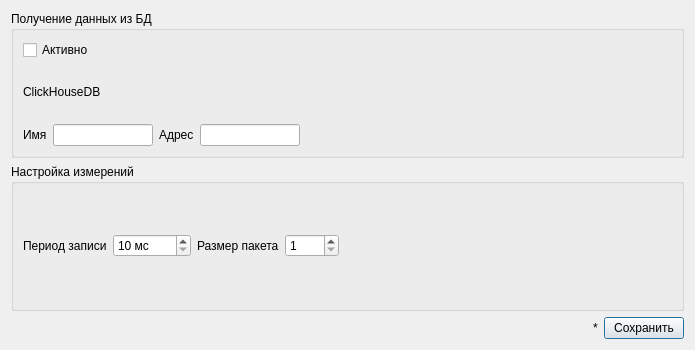
<?xml version="1.0" encoding="UTF-8"?>
<ui version="4.0">
 <class>SettingsDialog</class>
 <widget class="QDialog" name="SettingsDialog">
  <property name="geometry">
   <rect>
    <x>0</x>
    <y>0</y>
    <width>695</width>
    <height>350</height>
   </rect>
  </property>
  <property name="minimumSize">
   <size>
    <width>550</width>
    <height>350</height>
   </size>
  </property>
  <property name="maximumSize">
   <size>
    <width>700</width>
    <height>16777215</height>
   </size>
  </property>
  <property name="windowTitle">
   <string>Настройки</string>
  </property>
  <layout class="QVBoxLayout" name="verticalLayout_3">
   <item>
    <widget class="QGroupBox" name="grbSaveData">
     <property name="title">
      <string>Получение данных из БД</string>
     </property>
     <layout class="QVBoxLayout" name="verticalLayout_2">
      <item>
       <widget class="QCheckBox" name="rbtnChEna">
        <property name="enabled">
         <bool>true</bool>
        </property>
        <property name="toolTip">
         <string>Активно</string>
        </property>
        <property name="layoutDirection">
         <enum>Qt::LeftToRight</enum>
        </property>
        <property name="text">
         <string>Активно</string>
        </property>
       </widget>
      </item>
      <item>
       <widget class="QLabel" name="label_9">
        <property name="text">
         <string>ClickHouseDB</string>
        </property>
       </widget>
      </item>
      <item>
       <layout class="QHBoxLayout" name="horizontalLayout_9">
        <property name="topMargin">
         <number>0</number>
        </property>
        <item>
         <widget class="QLabel" name="label_10">
          <property name="text">
           <string>Имя</string>
          </property>
         </widget>
        </item>
        <item>
         <widget class="QLineEdit" name="txtChName">
          <property name="maximumSize">
           <size>
            <width>100</width>
            <height>16777215</height>
           </size>
          </property>
         </widget>
        </item>
        <item>
         <widget class="QLabel" name="label_11">
          <property name="text">
           <string>Адрес</string>
          </property>
         </widget>
        </item>
        <item>
         <widget class="QLineEdit" name="txtChAddr">
          <property name="minimumSize">
           <size>
            <width>0</width>
            <height>0</height>
           </size>
          </property>
          <property name="maximumSize">
           <size>
            <width>100</width>
            <height>16777215</height>
           </size>
          </property>
         </widget>
        </item>
        <item>
         <spacer name="horizontalSpacer_10">
          <property name="orientation">
           <enum>Qt::Horizontal</enum>
          </property>
          <property name="sizeHint" stdset="0">
           <size>
            <width>40</width>
            <height>20</height>
           </size>
          </property>
         </spacer>
        </item>
       </layout>
      </item>
     </layout>
    </widget>
   </item>
   <item>
    <widget class="QGroupBox" name="groupBox_2">
     <property name="sizePolicy">
      <sizepolicy hsizetype="Preferred" vsizetype="Preferred">
       <horstretch>0</horstretch>
       <verstretch>0</verstretch>
      </sizepolicy>
     </property>
     <property name="minimumSize">
      <size>
       <width>0</width>
       <height>50</height>
      </size>
     </property>
     <property name="title">
      <string>Настройка измерений</string>
     </property>
     <layout class="QVBoxLayout" name="verticalLayout_4">
      <item>
       <layout class="QHBoxLayout" name="horizontalLayout_4">
        <item>
         <widget class="QLabel" name="label_4">
          <property name="text">
           <string>Период записи</string>
          </property>
         </widget>
        </item>
        <item>
         <widget class="QSpinBox" name="spinCycleRecMs">
          <property name="suffix">
           <string> мс</string>
          </property>
          <property name="minimum">
           <number>10</number>
          </property>
          <property name="maximum">
           <number>60000</number>
          </property>
          <property name="Value" stdset="0">
           <number>100</number>
          </property>
         </widget>
        </item>
        <item>
         <widget class="QLabel" name="label_7">
          <property name="text">
           <string>Размер пакета</string>
          </property>
         </widget>
        </item>
        <item>
         <widget class="QSpinBox" name="spinPacketSz">
          <property name="minimum">
           <number>1</number>
          </property>
          <property name="maximum">
           <number>1000</number>
          </property>
          <property name="Value" stdset="0">
           <number>10</number>
          </property>
         </widget>
        </item>
        <item>
         <spacer name="horizontalSpacer_2">
          <property name="orientation">
           <enum>Qt::Horizontal</enum>
          </property>
          <property name="sizeType">
           <enum>QSizePolicy::Expanding</enum>
          </property>
          <property name="sizeHint" stdset="0">
           <size>
            <width>40</width>
            <height>20</height>
           </size>
          </property>
         </spacer>
        </item>
       </layout>
      </item>
     </layout>
    </widget>
   </item>
   <item>
    <layout class="QHBoxLayout" name="horizontalLayout_6">
     <item>
      <spacer name="horizontalSpacer_3">
       <property name="orientation">
        <enum>Qt::Horizontal</enum>
       </property>
       <property name="sizeHint" stdset="0">
        <size>
         <width>40</width>
         <height>20</height>
        </size>
       </property>
      </spacer>
     </item>
     <item>
      <widget class="QLabel" name="lbChange">
       <property name="text">
        <string>*</string>
       </property>
      </widget>
     </item>
     <item>
      <widget class="QPushButton" name="btnSave">
       <property name="toolTip">
        <string>CTRL+S</string>
       </property>
       <property name="text">
        <string>Сохранить</string>
       </property>
       <property name="shortcut">
        <string>Ctrl+S</string>
       </property>
      </widget>
     </item>
    </layout>
   </item>
  </layout>
 </widget>
 <resources/>
 <connections/>
</ui>
